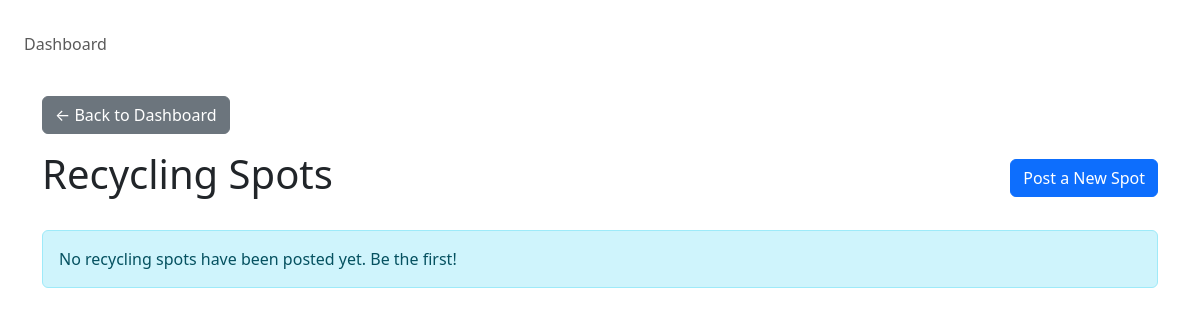
Page /spots/ on the earlier database version.
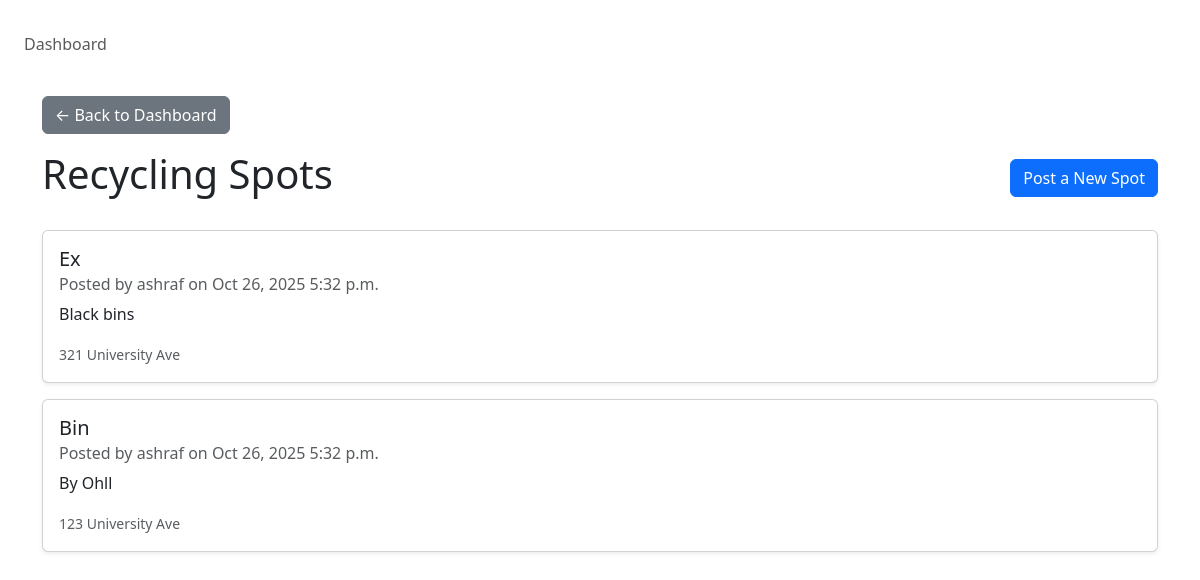
Same page on the later database version.
### recycling_spots/models.py (models this page shows, shortened)
class RecyclingSpot(models.Model):
    author = models.ForeignKey(
        settings.AUTH_USER_MODEL,
        on_delete=models.CASCADE
    )
    title = models.CharField(max_length=200)
    address = models.CharField(max_length=300)
    description = models.TextField(blank=True, null=True)
    created_at = models.DateTimeField(auto_now_add=True)  # Automatically set when created

### recycling_spots/views.py (the view)
# urls.py: path('spots/', views.spot_list_view, name='spot_list'),
def spot_list_view(request):
    all_spots = RecyclingSpot.objects.all().order_by('-created_at')
    context = {'spots': all_spots}
    return render(request, 'recycling_spots/spot_list.html', context)

### dashboard/context_processors.py (called while the page is built, shortened)
def display_name(request):
    user = request.user
    return {}

### recycling_spots/templates/recycling_spots/spot_list.html (shortened to what this page needs)
{% extends "base_bootstrap.html" %}
{% block content %}
<div class="container mt-4">
    <div class="mb-3">
        <a href="{% url 'index' %}" class="btn btn-secondary">← Back to Dashboard</a>
    </div>
    <div class="d-flex justify-content-between align-items-center mb-4">
        <h1>Recycling Spots</h1>
        <a href="{% url 'create_spot' %}" class="btn btn-primary">Post a New Spot</a>
    </div>
    {% for spot in spots %}
        <div class="card shadow-sm mb-3">
            <div class="card-body">
                <h5 class="card-title">{{ spot.title }}</h5>
                <h6 class="card-subtitle mb-2 text-muted">
                    Posted by {{ spot.author.username }} on
                    {{ spot.created_at|date:"M d, Y P" }}
                </h6>
                {% if spot.description %}
                    <p class="card-text">{{ spot.description }}</p>
                {% endif %}
                <p class="card-text"><small class="text-muted">{{ spot.address }}</small></p>
            </div>
        </div>
    {% empty %}
        <div class="alert alert-info" role="alert">
          No recycling spots have been posted yet. Be the first!
        </div>
    {% endfor %}
</div>
{% endblock %}

### templates/base_bootstrap.html (shortened to what this page needs)
<!DOCTYPE html>
<html lang="en">
    <head>
        <link rel="stylesheet" href="https://cdn.jsdelivr.net/npm/bootstrap@5.3.8/dist/css/bootstrap.min.css">
    </head>
    <body>
        <div class="p-3">
        <nav class="navbar navbar-expand-lg">
            <div class="collapse navbar-collapse" id="navbarNav">
                <ul class="navbar-nav">
                    <li class="nav-item">
                        <a class="nav-link" href="{% url 'index' %}">Dashboard</a>
                    </li>
                </ul>
        </nav>
        {% block content %}
        {% endblock %}
        </div>
    </body>
</html>

Differences in the rows shown:
added RecyclingSpot: title "Ex", author.username "ashraf", created_at "Oct 26, 2025 5:32 p.m.", description "Black bins", address "321 University Ave"
added RecyclingSpot: title "Bin", author.username "ashraf", created_at "Oct 26, 2025 5:32 p.m.", description "By Ohll", address "123 University Ave"
Other differences:
text no longer shown: "No recycling spots have been posted yet. Be the first!"
